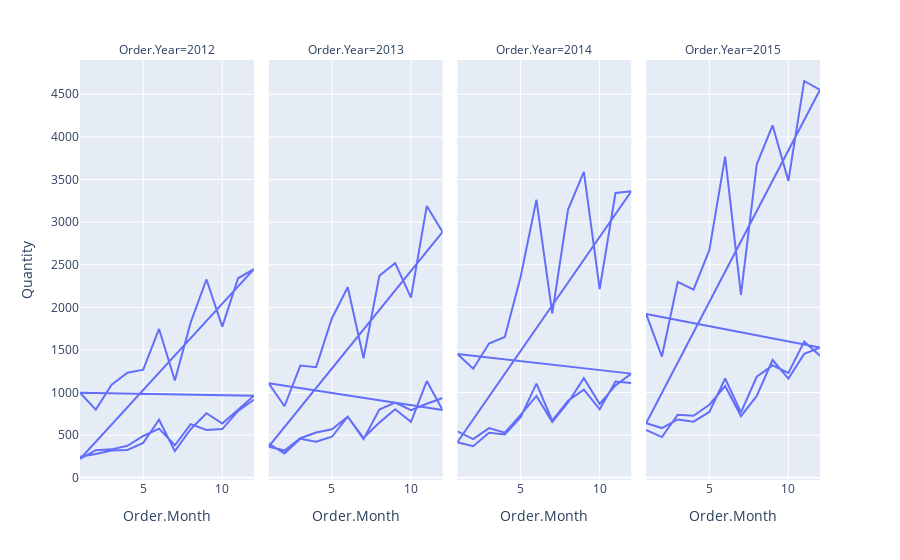

The notebook cell this image was saved under:
### Code cell
import plotly.express as px
order_test = orders.groupby(['Category','Order.Year','Order.Month'])['Quantity'].sum()
fig = px.line(order_test.reset_index(),x = 'Order.Month',y = 'Quantity',facet_col = 'Order.Year')
fig.show()

### Figure 1 — Plotly figure (JSON) as saved in the notebook; plotly's stock layout.template omitted (floating-point values rounded to 4 significant figures)
{"data": [{"hovertemplate": "Order.Year=2012<br>Order.Month=%{x}<br>Quantity=%{y}<extra></extra>", "legendgroup": "", "line": {"color": "#636efa", "dash": "solid"}, "mode": "lines", "name": "", "orientation": "v", "showlegend": false, "type": "scatter", "x": [1, 2, 3, 4, 5, 6, 7, 8, 9, 10, 11, 12, 1, 2, 3, 4, 5, 6, 7, 8, 9, 10, 11, 12, 1, 2, 3, 4, 5, 6, 7, 8, 9, 10, 11, 12], "xaxis": "x", "y": [246, 278, 319, 326, 409, 680, 313, 569, 757, 637, 799, 963, 997, 800, 1093, 1233, 1268, 1746, 1142, 1822, 2327, 1773, 2341, 2447, 220, 323, 333, 375, 490, 576, 381, 629, 560, 571, 784, 916], "yaxis": "y"}, {"hovertemplate": "Order.Year=2013<br>Order.Month=%{x}<br>Quantity=%{y}<extra></extra>", "legendgroup": "", "line": {"color": "#636efa", "dash": "solid"}, "mode": "lines", "name": "", "orientation": "v", "showlegend": false, "type": "scatter", "x": [1, 2, 3, 4, 5, 6, 7, 8, 9, 10, 11, 12, 1, 2, 3, 4, 5, 6, 7, 8, 9, 10, 11, 12, 1, 2, 3, 4, 5, 6, 7, 8, 9, 10, 11, 12], "xaxis": "x2", "y": [400, 286, 457, 422, 481, 718, 466, 647, 803, 657, 1135, 794, 1108, 839, 1316, 1298, 1872, 2236, 1402, 2370, 2519, 2114, 3190, 2884, 366, 319, 464, 530, 568, 717, 453, 801, 883, 792, 868, 936], "yaxis": "y2"}, {"hovertemplate": "Order.Year=2014<br>Order.Month=%{x}<br>Quantity=%{y}<extra></extra>", "legendgroup": "", "line": {"color": "#636efa", "dash": "solid"}, "mode": "lines", "name": "", "orientation": "v", "showlegend": false, "type": "scatter", "x": [1, 2, 3, 4, 5, 6, 7, 8, 9, 10, 11, 12, 1, 2, 3, 4, 5, 6, 7, 8, 9, 10, 11, 12, 1, 2, 3, 4, 5, 6, 7, 8, 9, 10, 11, 12], "xaxis": "x3", "y": [544, 453, 582, 529, 737, 960, 654, 883, 1169, 866, 1084, 1222, 1452, 1279, 1576, 1652, 2359, 3262, 1929, 3148, 3590, 2214, 3342, 3361, 417, 370, 528, 507, 712, 1105, 669, 903, 1034, 803, 1130, 1111], "yaxis": "y3"}, {"hovertemplate": "Order.Year=2015<br>Order.Month=%{x}<br>Quantity=%{y}<extra></extra>", "legendgroup": "", "line": {"color": "#636efa", "dash": "solid"}, "mode": "lines", "name": "", "orientation": "v", "showlegend": false, "type": "scatter", "x": [1, 2, 3, 4, 5, 6, 7, 8, 9, 10, 11, 12, 1, 2, 3, 4, 5, 6, 7, 8, 9, 10, 11, 12, 1, 2, 3, 4, 5, 6, 7, 8, 9, 10, 11, 12], "xaxis": "x4", "y": [560, 477, 740, 728, 857, 1076, 724, 960, 1382, 1163, 1453, 1527, 1923, 1422, 2298, 2208, 2671, 3768, 2145, 3679, 4136, 3484, 4656, 4553, 639, 583, 684, 658, 772, 1165, 768, 1185, 1319, 1229, 1597, 1433], "yaxis": "y4"}], "layout": {"annotations": [{"font": {}, "showarrow": false, "text": "Order.Year=2012", "x": 0.1175, "xanchor": "center", "xref": "paper", "y": 1, "yanchor": "bottom", "yref": "paper"}, {"font": {}, "showarrow": false, "text": "Order.Year=2013", "x": 0.3725, "xanchor": "center", "xref": "paper", "y": 1, "yanchor": "bottom", "yref": "paper"}, {"font": {}, "showarrow": false, "text": "Order.Year=2014", "x": 0.6275, "xanchor": "center", "xref": "paper", "y": 1, "yanchor": "bottom", "yref": "paper"}, {"font": {}, "showarrow": false, "text": "Order.Year=2015", "x": 0.8825, "xanchor": "center", "xref": "paper", "y": 1, "yanchor": "bottom", "yref": "paper"}], "legend": {"tracegroupgap": 0}, "margin": {"t": 60}, "xaxis": {"anchor": "y", "domain": [0, 0.235], "title": {"text": "Order.Month"}}, "xaxis2": {"anchor": "y2", "domain": [0.255, 0.49], "matches": "x", "title": {"text": "Order.Month"}}, "xaxis3": {"anchor": "y3", "domain": [0.51, 0.745], "matches": "x", "title": {"text": "Order.Month"}}, "xaxis4": {"anchor": "y4", "domain": [0.765, 1.0], "matches": "x", "title": {"text": "Order.Month"}}, "yaxis": {"anchor": "x", "domain": [0, 1], "title": {"text": "Quantity"}}, "yaxis2": {"anchor": "x2", "domain": [0, 1], "matches": "y", "showticklabels": false}, "yaxis3": {"anchor": "x3", "domain": [0, 1], "matches": "y", "showticklabels": false}, "yaxis4": {"anchor": "x4", "domain": [0, 1], "matches": "y", "showticklabels": false}}}
